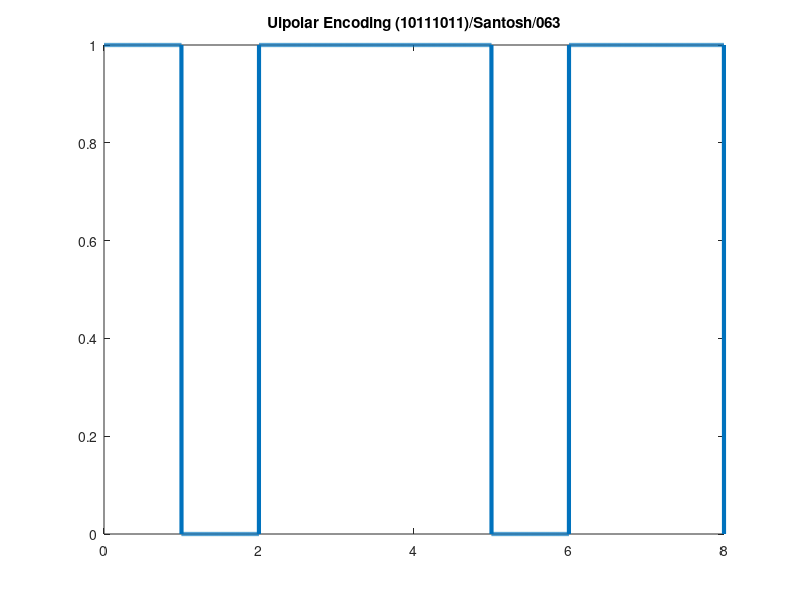

This chart was generated by the following MATLAB code:
% Unipolar Line Encoding

clc; 
clear all; 
close all; 
bits = [1 0 1 1 1 0 1 1]; 
bitrate = 1; 
n = 1000; 
T = length(bits)/bitrate; 
N = n*length(bits); 
dt = T/N; 
t = 0:dt:T; 
x = zeros(1,length(t)); 
for i=1:length(bits) 
 if bits(i)==1 
      x((i-1)*n+1:(i-1)*n+n/2) = 1;
      x((i-1)*n+n/2:i*n) = 1;
 else
     x((i-1)*n+1:(i-1)*n+n/2) = 0;
     x((i-1)*n+n/2:i*n) = 0;
 end;
end;

plot(t, x, 'Linewidth', 3); 
counter = 0; 
for i = 1:length(t) 
 if t(i)>counter 
   counter = counter + 1; 
 if x(i)>0 
    result(counter) = x(i); 
 
 else 
     result(counter) = 0; 
 end;
 end;
end;

title('Uipolar Encoding (10111011)/Santosh/063'); 
disp(result);